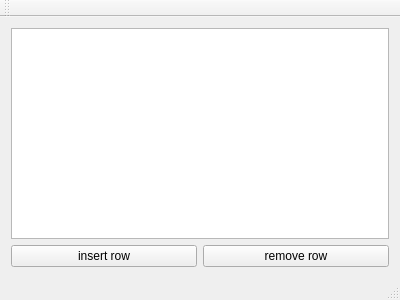
<?xml version="1.0" encoding="UTF-8"?>
<ui version="4.0">
 <class>MainWindow</class>
 <widget class="QMainWindow" name="MainWindow">
  <property name="geometry">
   <rect>
    <x>0</x>
    <y>0</y>
    <width>400</width>
    <height>300</height>
   </rect>
  </property>
  <property name="windowTitle">
   <string>MainWindow</string>
  </property>
  <widget class="QWidget" name="centralWidget">
   <layout class="QVBoxLayout" name="verticalLayout">
    <item>
     <widget class="MyTableView" name="tableView"/>
    </item>
    <item>
     <layout class="QHBoxLayout" name="horizontalLayout">
      <item>
       <widget class="QPushButton" name="insertRowButton">
        <property name="text">
         <string>insert row</string>
        </property>
       </widget>
      </item>
      <item>
       <widget class="QPushButton" name="removeRowButton">
        <property name="text">
         <string>remove row</string>
        </property>
       </widget>
      </item>
     </layout>
    </item>
   </layout>
  </widget>
  <widget class="QMenuBar" name="menuBar">
   <property name="geometry">
    <rect>
     <x>0</x>
     <y>0</y>
     <width>400</width>
     <height>21</height>
    </rect>
   </property>
  </widget>
  <widget class="QToolBar" name="mainToolBar">
   <attribute name="toolBarArea">
    <enum>TopToolBarArea</enum>
   </attribute>
   <attribute name="toolBarBreak">
    <bool>false</bool>
   </attribute>
  </widget>
  <widget class="QStatusBar" name="statusBar"/>
 </widget>
 <layoutdefault spacing="6" margin="11"/>
 <customwidgets>
  <customwidget>
   <class>MyTableView</class>
   <extends>QTableView</extends>
   <header location="global">mytableview.h</header>
  </customwidget>
 </customwidgets>
 <resources/>
 <connections/>
</ui>
